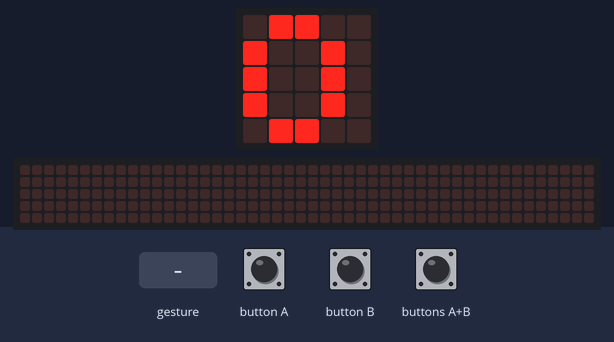
A program run on a simulated BBC micro:bit (MakeCode). Shown: the board's 5×5 LED display, a strip that is not on the board, showing the scrolling text unrolled. The inputs (shaded band) are chosen by the test bench. Random numbers come from a fixed seed; a tilt is held for 1.5 s and a shake lasts 1 s, then the board lies face up again; the 48×5 strip is a reading aid, not a part: it shows the text the display is scrolling, unrolled, one strip-width of it at a time.

Above: at 1.2 s.
1.3 s: button A pressed for 0.15 s
At 1.92 s:
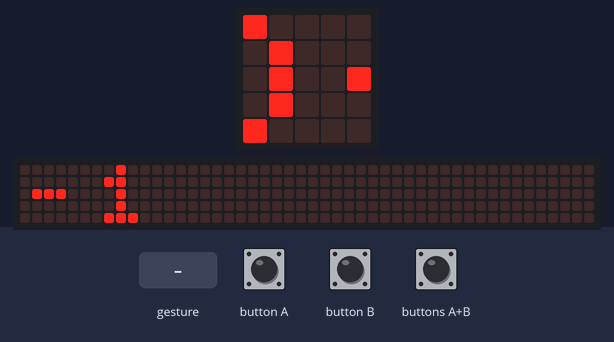
2.0 s: gesture 'shake'
At 2.81 s:
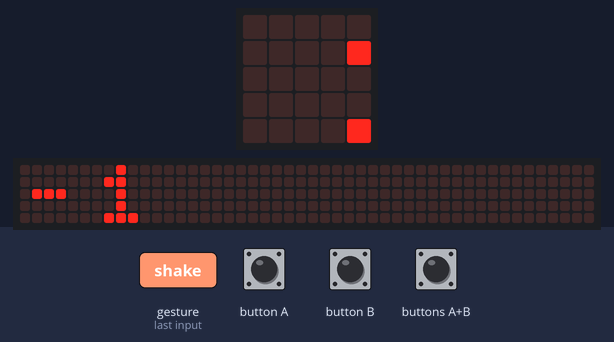
4.5 s: buttons A+B pressed for 0.15 s
At 6.2 s:
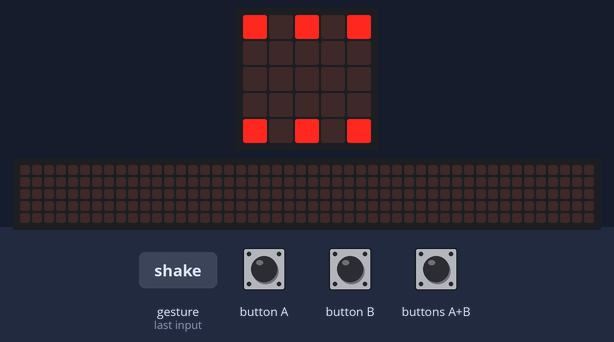
6.5 s: gesture 'shake'
At 7.9 s:
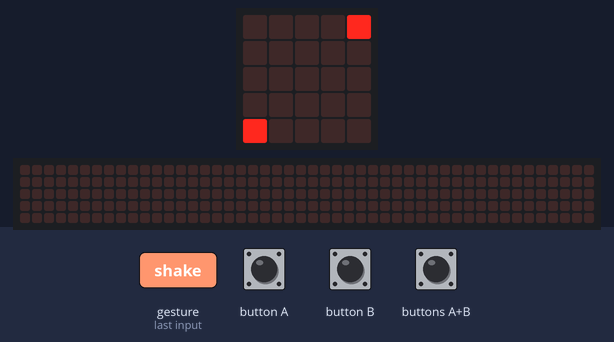
8.2 s: gesture 'shake'
At 9.5 s:
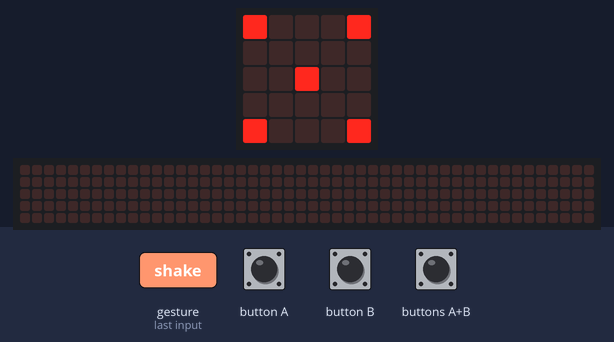
10.3 s: gesture 'shake'
At 12.3 s:
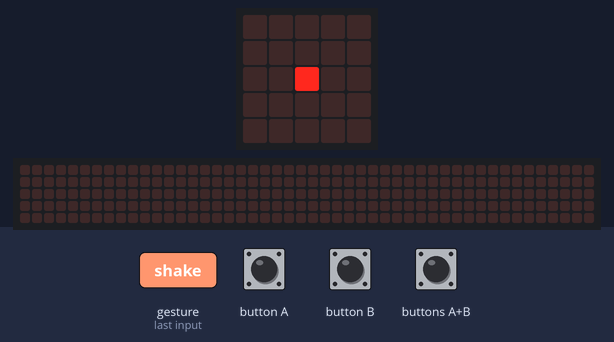
Timing chart, 0 to 13.4 s (numbered marks = the images above; inputs shaded):
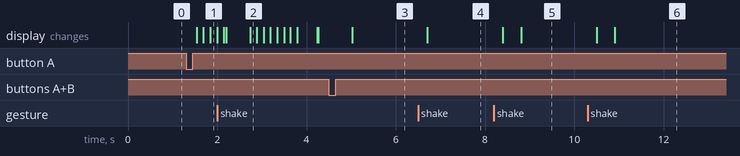

The program:

main.ts
```typescript
input.onButtonPressed(Button.A, function () {
    if (Mode == 0) {
        Score += -1
    }
})
input.onButtonPressed(Button.AB, function () {
    if (Mode == 0) {
        Mode = 1
    } else {
        Mode = 0
    }
})
input.onButtonPressed(Button.B, function () {
    if (Mode == 0) {
        Score += 1
    }
})
input.onGesture(Gesture.Shake, function () {
    if (Mode == 1) {
        RandomNum = randint(1, 6)
    } else {
        Score = 0
    }
    basic.clearScreen()
    basic.pause(1500)
})
let RandomNum = 0
let Score = 0
let Mode = 0
Mode = 0
Score = 0
basic.forever(function () {
    if (Mode == 0) {
        basic.showNumber(Score)
    } else if (RandomNum == 1) {
        basic.showLeds(`
            . . . . .
            . . . . .
            . . # . .
            . . . . .
            . . . . .
            `)
    } else if (RandomNum == 2) {
        basic.showLeds(`
            . . . . #
            . . . . .
            . . . . .
            . . . . .
            # . . . .
            `)
    } else if (RandomNum == 3) {
        basic.showLeds(`
            . . . . #
            . . . . .
            . . # . .
            . . . . .
            # . . . .
            `)
    } else if (RandomNum == 4) {
        basic.showLeds(`
            # . . . #
            . . . . .
            . . . . .
            . . . . .
            # . . . #
            `)
    } else if (RandomNum == 5) {
        basic.showLeds(`
            # . . . #
            . . . . .
            . . # . .
            . . . . .
            # . . . #
            `)
    } else {
        basic.showLeds(`
            # . # . #
            . . . . .
            . . . . .
            . . . . .
            # . # . #
            `)
    }
})
```

test.ts
```typescript
// Tady jsou testy. Při použití tohoto balíčku jako rozšíření nebude zkompilováno.
```

Measured:
- after the input at 1.3 s, the display: first changes after 0.24 s (image 1 shows a later state)
- after the input at 4.5 s, the display: changes after 0.53 s (image 3)
- after the input at 6.5 s, the display: first changes after 0.20 s (image 4 shows a later state)
- after the input at 8.2 s, the display: first changes after 0.20 s (image 5 shows a later state)
- after the input at 10.3 s, the display: first changes after 0.20 s (image 6 shows a later state)
